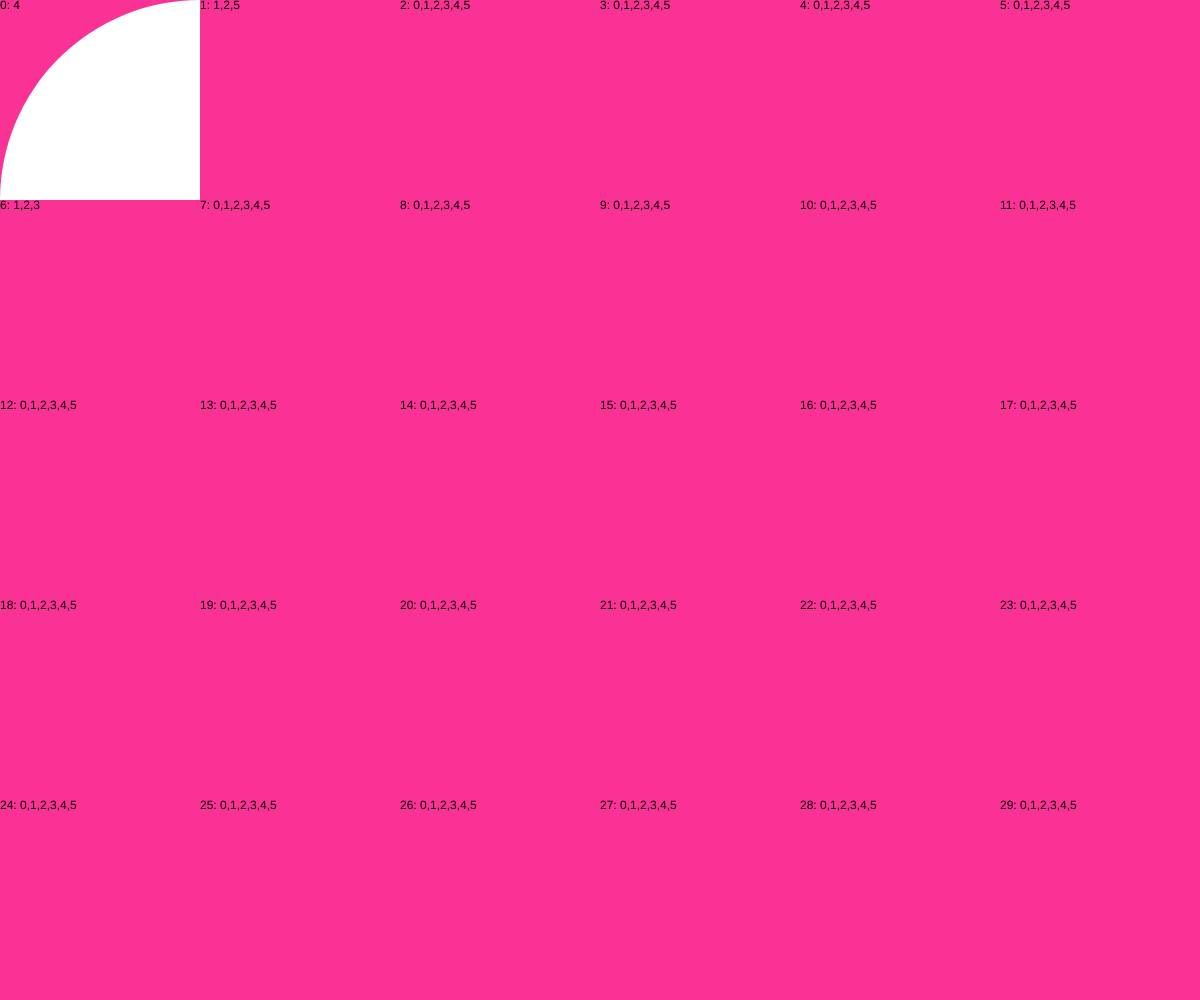
Frame 1 (no input)
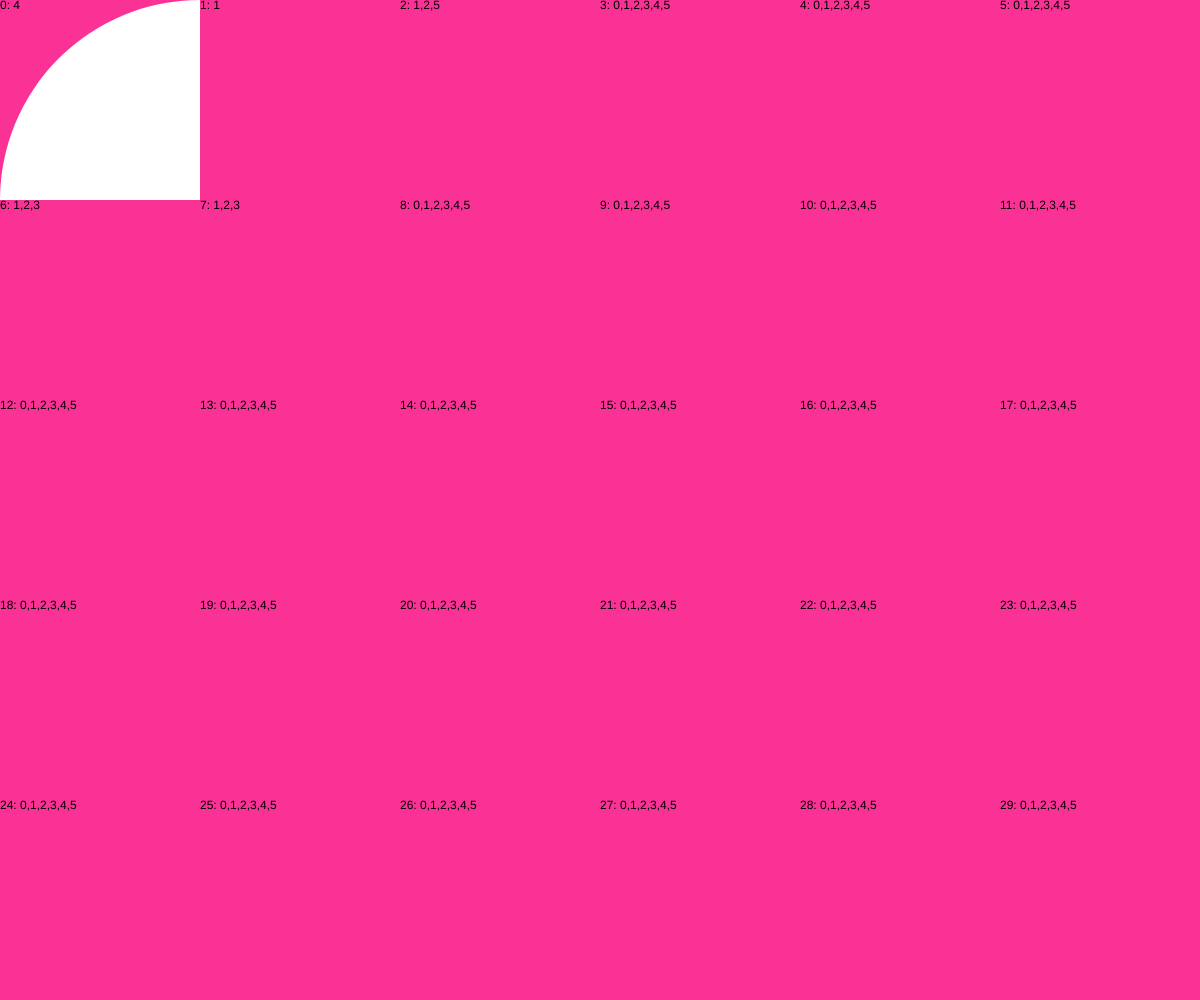
Frame 2 (the mouse pressed at the canvas centre, redrawn once)

The p5.js sketch that drew these frames (run headless with seeded random() and noise() and a simulated clock; the mouse was pressed at the canvas centre and the sketch redrawn once):

// p5.js sketch
// ── sketch.js
const GRID_SIZE = 200;

const grid = [];

function toI(x, y) {
  const x_count = ceil(width / GRID_SIZE);
  const x_p = floor(x / GRID_SIZE);
  const y_p = floor(y / GRID_SIZE);
  return y_p * x_count + x_p;
}

function updateGridElement(aGridy) {
  const mX = aGridy.x;
  const mY = aGridy.y;

  const tileIdx = aGridy.possibilities[0];

  // update RIGHT
  if (mX + GRID_SIZE < width) {
    grid[toI(mX + GRID_SIZE, mY)].updateFromLeft(tileIdx);
  }

  // update BOTTOM
  if (mY + GRID_SIZE < height) {
    grid[toI(mX, mY + GRID_SIZE)].updateFromTop(tileIdx);
  }

  // update LEFT
  if (mX > GRID_SIZE) {
    grid[toI(mX - GRID_SIZE, mY)].updateFromRight(tileIdx);
  }

  // update TOP
  if (mY > GRID_SIZE) {
    grid[toI(mX, mY - GRID_SIZE)].updateFromBottom(tileIdx);
  }
}

function collapse(aGridy) {
  aGridy.possibilities = [random(aGridy.possibilities)];
  updateGridElement(aGridy);
}

function setup() {
  createCanvas(windowWidth, windowHeight);
  noLoop();
  noStroke();

  for (let y = 0; y < height; y += GRID_SIZE) {
    for (let x = 0; x < width; x += GRID_SIZE) {
      grid.push(new Gridy(x, y));
    }
  }
}

function draw() {
  background(250, 50, 150);

  const byPossibilities = grid.toSorted((a, b) => a.possibilities.length - b.possibilities.length);
  const candidates = byPossibilities.filter((p) => p.possibilities.length > 1);

  if (candidates.length > 0) {
    const candidate = candidates[0];
    const candidateIdx = toI(candidate.x, candidate.y);
    print("collapsing", candidateIdx);
    collapse(grid[candidateIdx]);
  } else {
    noLoop();
  }

  for (let i = 0; i < grid.length; i++) {
    const mGridy = grid[i];
    let mTile = TILES[mGridy.possibilities[0]];

    // DEBUG
    try {
      mTile.draw(mGridy.x, mGridy.y, GRID_SIZE);
    } catch {
      print(i, mTile);
    }
    text(i + ": " + mGridy.possibilities, mGridy.x, mGridy.y, GRID_SIZE, GRID_SIZE);
  }
}

function mouseClicked() {
  redraw();
}

// ── Gridy.js
class Gridy {
  constructor(x, y) {
    this.x = x;
    this.y = y;
    this.possibilities = ALL_TILE_IDXS.slice();
  }

  updateFromRight(tileIdx) {
    this.possibilities = this.possibilities.filter((p) => TILES[p].allowRight(tileIdx));
  }

  updateFromBottom(tileIdx) {
    this.possibilities = this.possibilities.filter((p) => TILES[p].allowBottom(tileIdx));
  }

  updateFromLeft(tileIdx) {
    this.possibilities = this.possibilities.filter((p) => TILES[p].allowLeft(tileIdx));
  }

  updateFromTop(tileIdx) {
    this.possibilities = this.possibilities.filter((p) => TILES[p].allowTop(tileIdx));
  }
}

// ── Tile.js
class Tile {
  constructor(draw, edges) {
    this.draw = draw;
    this.edges = edges;
  }

  allowRight(i) {
    return this.edges[0] == TILES[i].edges[2];
  }
  allowBottom(i) {
    return this.edges[1] == TILES[i].edges[3];
  }
  allowLeft(i) {
    return this.edges[2] == TILES[i].edges[0];
  }
  allowTop(i) {
    return this.edges[3] == TILES[i].edges[1];
  }
}

function empty(xi, yi, w, h = 0) {}

function full(xi, yi, w, h = 0) {
  h = h || w;
  const x = xi * w;
  const y = yi * h;
  rect(x, y, w, h);
}

function quarter(a) {
  return function (xi, yi, w, h = 0) {
    h = h || w;
    const x = xi * w;
    const y = yi * h;

    push();
    translate(x + w / 2, y + h / 2);
    rotate(radians(a));
    arc(-w / 2, -h / 2, 2 * w, 2 * h, 0, PI / 2);
    pop();
  };
}

const TILES = [
  new Tile(empty, [0, 0, 0, 0]),
  new Tile(full, [1, 1, 1, 1]),
  new Tile(quarter(0), [0, 0, 1, 1]),
  new Tile(quarter(90), [1, 0, 0, 1]),
  new Tile(quarter(180), [1, 1, 0, 0]),
  new Tile(quarter(270), [0, 1, 1, 0]),
];

const ALL_TILE_IDXS = TILES.map((_, i) => i);
